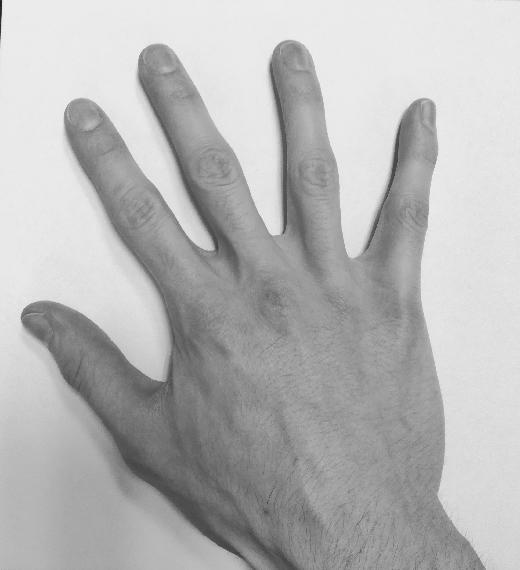
#> input picture TP1_ImageRegistration/Source.jpg, 520 x 570 px
$ jupyter execute TP-ImageRegistration-Images-VERIER-Antoine.ipynb
#> lines starting #> are read from the running program, lines starting #| are printed output that depends on the picture
## Image registration

**Deadline**: Upload this notebook (rename it as 'TP-ImageRegistration-Images-YOUR-SURNAME.ipynb') to E-Campus before the deadline (see E-campus for the exact timing).

**Goal**: The goal of this notebook is to implement the algorithms seen today for pixel-based image registration. Please complete the code where you see **XXXXXXXXXXXXXX**

You will first take two pictures of your right hand into two different positions. Please keep the same topology, ie do not bend or stick together two fingers for instance.

If you can't take the pictures, you can use two pictures of my hand (see below).

[cell 1]
if 'google.colab' in str(get_ipython()):
  from google_drive_downloader import GoogleDriveDownloader as gdd
  gdd.download_file_from_google_drive(file_id='1XpgGRo839pBwIhb6h77xoG-NtHEg2DVd',
  dest_path='./Source.jpg')

  from google_drive_downloader import GoogleDriveDownloader as gdd
  gdd.download_file_from_google_drive(file_id='12FKfLjKreAksI3rEcDx4_oEn3qjAzEua',
  dest_path='./Target.jpg')
else:
  print('You are not using Colab. Please define working_dir with the absolute path to the folder where you downloaded the data')

# Please modify working_dir only if you are using your Anaconda (and not Google Colab)
# You should write the absolute path of your working directory with the data
workingDir='./'

We will use the skimage library to read and resize images, you can of course use others (openCV, pillow, scipy, etc.)

[cell 2]
from skimage.io import imread
from skimage.transform import resize

import matplotlib.pyplot as plt
from numpy import linalg as LA
import numpy as np
import scipy.ndimage

The first thing to do is to create a function that creates the transformation matrix T. Please complete the following function following the rules explained in the header of the function.

[cell 3]
def Tmatrix(scale=(1,1), rotationAngle=0, shearAngles=(0,0),translation=(0,0),elation=(0,0),reflection=(False,False)):
    '''
    Transformation matrix defined as the composition of 6 possible geometric
    transformations: Reflection (Re), Rotation (R), Scaling (S), Shear (Sh),
    Translation (T) and Elation (E).
    For the linear transformation part, we assume this composition:
        A = Re * R * S * Sh

    Inputs:
            scale: is a tuple with sx and sy (two scalar values)
            rotationAngle: is an angle in degrees (scalar value)
            shearAngles: is a tuple with the two shear angles in degrees (scalar value)
            translation: is a tuple with tx and ty (scalar values)
            elation: is a tuple containing the elation part (scalar values)
            reflection: is a tuple of Boolean values indicating wheter to reflect with respect to x and y axis

    Output:
            T: the 3x3 transformation matrix (homogeneous coordinates)
    '''

    if len(scale) != 2:
        raise ValueError("scale should be a tuple of length 2")
    if len(shearAngles)!= 2:
        raise ValueError("shearAngles should be a tuple of length 2")
    if len(translation)!= 2:
        raise ValueError("translation should be a tuple of length 2")
    if len(elation)!= 2:
        raise ValueError("elation should be a tuple of length 2")
    if len(reflection)!= 2:
        raise ValueError("reflection should be a tuple of length 2")
    if type(reflection[0])!= bool or type(reflection[1]) != bool:
        raise ValueError("reflection should contain two boolean values")
    if np.ndim(rotationAngle) != 0:
        raise ValueError("rotationAngle should be a scalar")

    # transform angles from degrees to radians
    radian = np.radians(rotationAngle)
    radian_shear = np.radians(shearAngles)


    # compute T
    S = np.array([[scale[0], 0],[0, scale[1]]])
    R = np.array([[np.cos(radian), -np.sin(radian)], [np.sin(radian), np.cos(radian)]])
    Re = np.array([[-1 if reflection[0] else 1, 0], [0, -1 if reflection[1] else 1]])
    Sh = np.array([[1, np.tan(radian_shear[0])], [np.tan(radian_shear[1]), 1]])
    Tprime = np.dot(Re, np.dot(R,np.dot(S,Sh)))
    T = np.array([[Tprime[0][0], Tprime[0][1],translation[0]], [Tprime[1][0], Tprime[1][1],translation[1]], [elation[0], elation[1], 1]])

    return T

Test here, your function.

[cell 4]
## Define Transformation
T=Tmatrix(scale=(1,1), rotationAngle=0, shearAngles=(0,0),translation=(0,0),elation=(0,0),reflection=(True,False))

print(T)

[cell 5]
ones = np.ones((2,1))

test1 = np.array([[1,2],[2,3]])
test1 = np.transpose(test1)
print(test1)
u = test1[:,0]/test1[:,1]
print(u)

Next, we need to create a function that apply the previously created transformation matrix. We will need to apply it either to 2D points, seen as a [Nx2] numpy array where N is the number of points, or to image coordinates, modeled as a [2xNxM] Numpy array where N and M are the number of rows and columns of the image respectively.

[cell 6]
def applyTransformation(T, points=None, coords=None):
    '''
    Apply geometric transformation to points or image coordinates.
    Transformation is defined by a 3x3 matrix

    Inputs:
        points: Nx2 Numpy array of points (on a n points et chaque point à 2 coordonnées)
        coordinates: 2xNxM Numpy array of image coordinates (image)
        T: 3x3 matrix trasformation

    Output:
        pm: Nx2 points after transformation
        cm: 2xNxM image coordinates after transformation
    '''
    if points is None and coords is None:
        raise ValueError("Error ! You should provide points and/or coords")

    if points is not None:
        N,d = points.shape
        if d != 2 and N==2:
            print('WARNING ! points should be an array of dimension Nx2'+
                  ' Transposing the array')
            points=points.T
            N,d = points.shape

        if d != 2:
            raise ValueError("Error ! Function works only with 2D points")

        # Transform points into homogeneous coordinates (adding one...)
        ones = np.ones((N,1))

        points_homogeneous = np.transpose(np.concatenate((points,ones), axis=1))
        # Apply transformation
        points_transformated = np.dot(T,points_homogeneous)
        # If homography, ...
        u = points_transformated[0,:]/points_transformated[2:,]
        v = points_transformated[1,:]/points_transformated[2:,]
        pm= np.transpose(np.array([u[0],v[0]]))


    else:
        pm=None

    if coords is not None:
        d,N,M = coords.shape

        if d != 2:
            raise ValueError("Error ! Function works only with 2D coordinates")

        p = coords.reshape((2,N*M)).T
        # reshape coordinates as list of points
        # Transform points into homogeneous coordinates (adding one...)

        ones = np.ones((N*M,1))
        coords_homogeneous = np.transpose(np.concatenate((p,ones), axis = 1))

        # Apply transformation
        coords_transformated = np.dot(T, coords_homogeneous)
        # If homography, ...
        u_coord = coords_transformated[0,:]/coords_transformated[2,:]
        v_coord = coords_transformated[1,:]/coords_transformated[2,:]

        pm= np.array([u_coord,v_coord])
        cm = pm.reshape((2,N,M))

    else:
        cm =None

    return pm,cm

[cell 7]
test1 = np.array([[1,2],[2,3]])
T=Tmatrix(scale=(1,1), rotationAngle=1, shearAngles=(0,0),translation=(0,0),elation=(0,0),reflection=(False,False))

## Apply trasformation
moved = applyTransformation(T, points=test1)
print(moved)

Now, we can test the two functions on some data-sets of 2D points. To keep things simple, you will create two data-sets of points.

In the first one, the points will draw an ellipse (ie uniform sampling on an ellipse).
In the secon data-set, the points will draw a square (ie uniform sampling on a square).

You will then try several (at least five) different trasformations and check if your code works well.

[cell 8]
# Ellipse
theta = np.deg2rad(np.arange(0.0, 360.0, 1.0))
x = 1*np.cos(theta)
y = 0.5*np.sin(theta)
points=np.array([x, y]).T

## Define Transformation
T=Tmatrix(scale=(2,2), rotationAngle=40, shearAngles=(0,0),translation=(0,0),elation=(0,0),reflection=(False,False))

## Apply trasformation
moved = applyTransformation(T, points=points)[0]

fig = plt.figure(figsize=(20, 8))
ax1 = plt.subplot(1, 3, 1)
ax2 = plt.subplot(1, 3, 2)
ax1.scatter(points[:,0],points[:,1])
ax2.scatter(moved[:,0],moved[:,1])

minimum = np.min((ax1.get_xlim(),ax1.get_ylim(),ax2.get_xlim(),ax2.get_ylim()))
maximum = np.max((ax1.get_xlim(),ax1.get_ylim(),ax2.get_xlim(),ax2.get_ylim()))

ax1.set_xlim(minimum*1.2,maximum*1.2)
ax1.set_ylim(minimum*1.2,maximum*1.2)
ax2.set_xlim(minimum*1.2,maximum*1.2)
ax2.set_ylim(minimum*1.2,maximum*1.2)

fig.tight_layout()
plt.show()
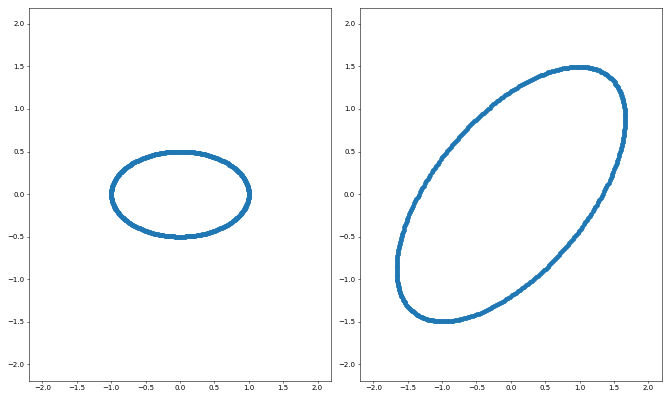
#> figure drawn by matplotlib, 2 panels

[cell 9]
# Square
a = 20
x1 = np.linspace(-a/2,a/2,300)
y1 = np.linspace(-a/2,-a/2,300)

x2 = np.linspace(-a/2,a/2,300)
y2 = np.linspace(a/2,a/2,300)

x3 = np.linspace(-a/2,-a/2,300)
y3 = np.linspace(-a/2,a/2,300)

x4 = np.linspace(a/2,a/2,300)
y4 = np.linspace(-a/2,a/2,300)

x = np.concatenate((x1,x2,x3,x4))
y = np.concatenate((y1,y2,y3,y4))
points=np.array([x,y]).T

## Define Transformation
T=Tmatrix(scale=(1,1), rotationAngle=45, shearAngles=(0,0),translation=(0,0),elation=(0,0),reflection=(False,False))

## Apply trasformation
moved = applyTransformation(T, points=points)[0]

fig = plt.figure(figsize=(20, 8))
ax1 = plt.subplot(1, 3, 1)
ax2 = plt.subplot(1, 3, 2)
ax1.scatter(points[:,0],points[:,1])
ax2.scatter(moved[:,0],moved[:,1])

minimum = np.min((ax1.get_xlim(),ax1.get_ylim(),ax2.get_xlim(),ax2.get_ylim()))
maximum = np.max((ax1.get_xlim(),ax1.get_ylim(),ax2.get_xlim(),ax2.get_ylim()))

ax1.set_xlim(minimum*1.2,maximum*1.2)
ax1.set_ylim(minimum*1.2,maximum*1.2)
ax2.set_xlim(minimum*1.2,maximum*1.2)
ax2.set_ylim(minimum*1.2,maximum*1.2)

fig.tight_layout()
plt.show()
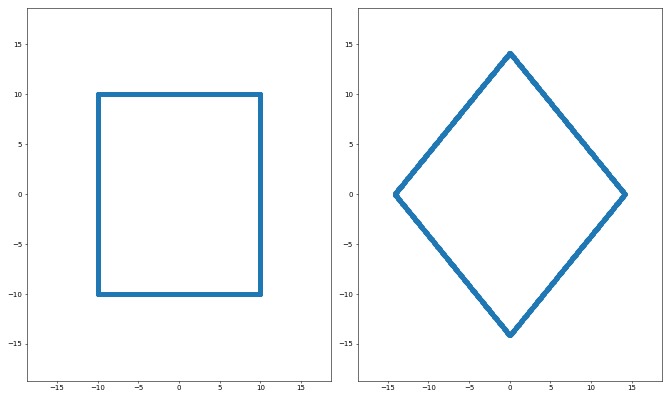
#> figure drawn by matplotlib, 2 panels

Now, we can finally move to images. Here, you can load and plot the two images of your (or mine) right hand. Pixel intensities are normalized in order to be float between 0 and 1.

[cell 10]
SourceIm = imread(workingDir + 'Source.jpg', as_gray=True)
#> SourceIm is the input picture: shape (570, 520); min 29, max 255, mean 181.6
SourceImNorm=(SourceIm - np.amin(SourceIm)) / (np.amax(SourceIm) - np.amin(SourceIm))
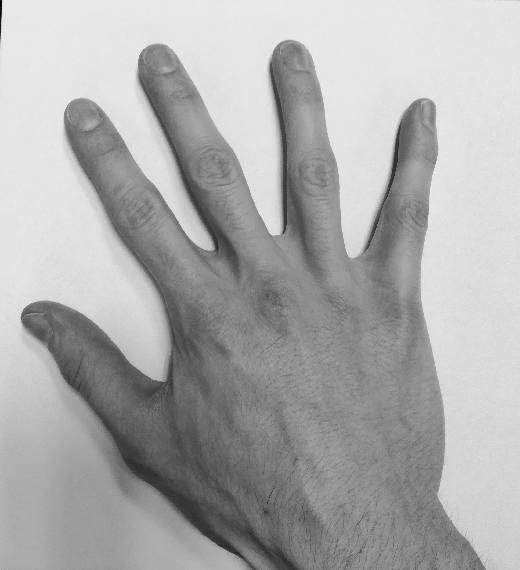
#> SourceImNorm: shape (570, 520) float64; min 0, max 1, mean 0.675
TargetIm = imread(workingDir + 'Target.jpg', as_gray=True)
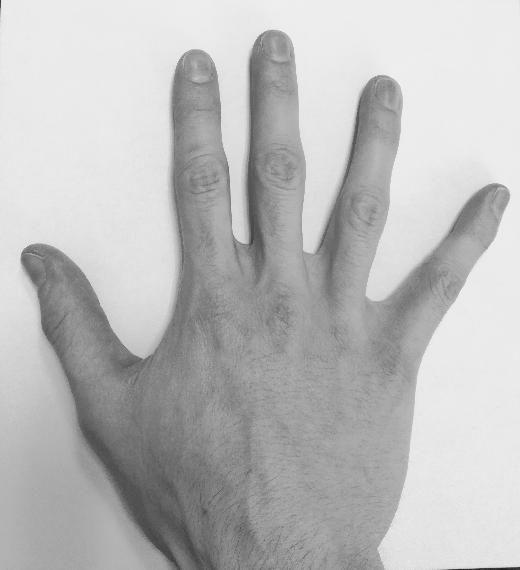
#> input picture TP1_ImageRegistration/Target.jpg, 520 x 570 px
#> TargetIm is the input picture: shape (570, 520); min 29, max 250, mean 187.2
TargetImNorm=(TargetIm - np.amin(TargetIm)) / (np.amax(TargetIm) - np.amin(TargetIm))

fig = plt.figure(figsize=(10, 10))
ax1 = plt.subplot(1, 2, 1)
ax2 = plt.subplot(1, 2, 2)
ax1.imshow(SourceImNorm, cmap='gray')
ax1.set_title('Source image')
ax2.imshow(TargetImNorm, cmap='gray')
ax2.set_title('Target image')
plt.show()

In the following function, you will code the forward warping technique with point splatting.

Theoretically, an image could be associated with a coordinate chart giving the real-world coordinates of each pixel. However, the problem becomes more difficult and in many applications we do not actually have this coordinate chart. Here, you will simply consider the coordinate of a pixel as its row and column position.

In the forward warping, as seen during the lecture of this morning, the coordinates of a pixel of a source image $I$ might not be warped exactly onto the output grid. When it falls within the grid, but not on the grid, we assign (ie splat) the pixel intensity of $I$ to the four neighbour 'corners' of the output grid.

These contributions must be weighted and for this reason a typical solution is to create an 'accumulator'. This is an array of the same size of the output grid which quantifies the number of contributions that each corner of the output grid has received. By simply dividing by the number of contributions (output grid ./ accumulator), we obtain at each corner of the output grid an averaged estimate of the intensity of the transformed image.

[cell 11]
def ForwardWarping(I,T,coords=None,outputShape=None):
    '''
    Apply forward warping to an image I based on a transformation T.
    Transformation is defined by a 3x3 matrix T

    Inputs:
        I: image to transform
        T: 3x3 matrix trasformation
        coords: coordinates of the image. If None, the coordinates of a pixel
                are automatically its row and column position
        outputShape: defines the shape of the transformed image.
                     It can be 'None', same shape as the input image I or 'BB',
                     bounding box of the transformed image I_T,  or a tuple/numpy
                     array with 4 elements (min x, max x, min y, max y)

    Output:
        J: transformed image
    '''
    count = 0
    if coords is None:
      coords = np.mgrid[0:I.shape[0], 0:I.shape[1]] # coordinates of the image I
      cm = applyTransformation(T,coords=coords)[1]
      if outputShape is None:
          outputShape=(0,I.shape[0],0,I.shape[1])

      elif outputShape == 'BB':
          #Find extremities bounding box
          bx=int(np.floor(np.min(cm[0,:,:])))
          ux=int(np.ceil(np.max(cm[0,:,:])))
          by=int(np.floor(np.min(cm[1,:,:])))
          uy=int(np.ceil(np.max(cm[1,:,:])))
          outputShape=(bx,ux,by,uy)

      elif isinstance(outputShape, tuple):
          if len(outputShape) != 4:
              raise ValueError("Error ! outputShape should be of length 4")

      elif isinstance(outputShape, np.ndarray):
          if len(outputShape) != 4:
              raise ValueError("Error ! outputShape should be of length 4")
      else:
          raise ValueError("Error ! outputShape should be None, 'BB' or a tuple/numpy array with 4 elements")

      print("outputShape", outputShape)
      J= np.zeros((outputShape[1]-outputShape[0]  , outputShape[3]-outputShape[2] )) # transformed image
      acc = np.zeros((outputShape[1]-outputShape[0] , outputShape[3]-outputShape[2] ))
      for i in range(I.shape[0]):
          for j in range(I.shape[1]):
              # transformed coordinate of a pixel
              p=cm[:,i,j]
              x=p[0]
              y=p[1]
              # Check if point is inside outputShape
              if x >= outputShape[0] and x < outputShape[1] - 1 and y >= outputShape[2] and y < outputShape[3] -1:
                  count += 1
                  # translate if necessary, since output image will start from (0,0)
                  # it basically shifts transformed points in the positive quadrant
                  #print("x and floor x", x, np.floor(x))
                  if outputShape[0]<0:
                      x=x+abs(outputShape[0])

                  if outputShape[2]<0:
                      y=y+abs(outputShape[2])
                  xi = int(np.floor(x))
                  yi = int(np.floor(y))
                  # Look for the four corners
                  bl=( xi + 1, yi ) # bottom left
                  br=( xi + 1, yi + 1 ) # bottom right
                  ul=( xi, yi  ) # up left
                  ur=( xi , yi +1 ) # up right
                  J[bl] += I[i,j]
                  J[br] += I[i,j]
                  J[ul] += I[i,j]
                  J[ur] += I[i,j]

                  acc[bl] += 1
                  acc[br] += 1
                  acc[ul] += 1
                  acc[ur] += 1


      acc[acc==0]=1
      J=np.divide(J,acc)
    else:
        raise ValueError("Error ! Still not implemented")

    return J

Let's test your implementation of the forward warping with the right hand image. Test with at least 5 different transformation matrices (try different configurations).

[cell 12]
# Resize image (to make it faster...)
X= resize(SourceImNorm, (250,250), anti_aliasing=True)
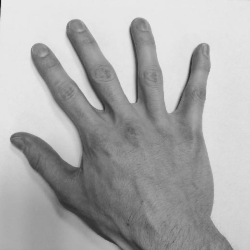
#> X: shape (250, 250) float64; min 0.0932, max 0.922, mean 0.675
T=Tmatrix(scale=(1,1), rotationAngle=0, shearAngles=(45,37),translation=(0,0),elation=(0,0),reflection=(False,False))
print('The transformation matrix T is:\n', T)

Xmf=ForwardWarping(X,T,outputShape=None)
#| outputShape (0, 250, 0, 250)
#> after the loop in ForwardWarping, `for i in range(I.shape[0]):`:
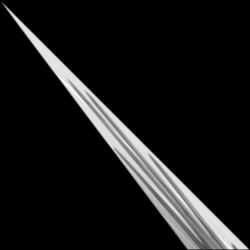
#> J: shape (250, 250) float64; min 0, max 16.26, mean 1.46; drawn with min black and max white
#> after the loop in ForwardWarping, `for i in range(I.shape[0]):`:
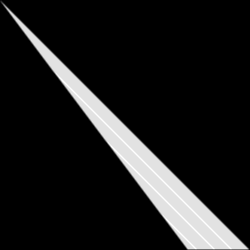
#> acc: shape (250, 250) float64; min 0, max 18, mean 1.99; drawn with min black and max white
#> after the loop in ForwardWarping, `for i in range(I.shape[0]):`: bl = (249, 186); br = (249, 187); count = 31125; ul = (248, 186); ur = (248, 187); xi = 248; yi = 186
#> in ForwardWarping, `J=np.divide(J,acc)`:
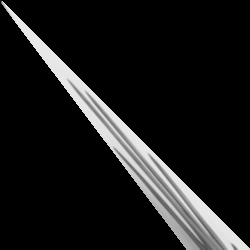
#> J: shape (250, 250) float64; min 0, max 0.922, mean 0.101

fig = plt.figure(figsize=(15, 15))
ax1 = plt.subplot(1, 2, 1)
ax2 = plt.subplot(1, 2, 2)
ax1.imshow(X, cmap='gray')
ax1.set_title('Source image')
ax2.imshow(Xmf, cmap='gray')
ax2.set_title('Forward warped image')
plt.show()
print('Jshape', Xmf.shape)
#| Jshape (250, 250)

Now, we can implement the Inverse Warping (what is usually used as seen this morning).

As before, you will not use external coordinates, the coordinates of a pixel will be its row and column position.

For the interpolation step, you will implement and use the nearest neighbour tehcnique but you can implement and use otherw (e.g. bilinear, cubic, etc.) if you wish.

[cell 13]
np.round(3.2)
np.round(3.6)

[cell 14]
def nearestNeighboutInterp(pM,I,coords=None):
    '''
    Nearest Neighbout interpolation

    Inputs:
        pM: 2D point defining the coordinates to interpolate
        I: image used for interpolation
        coords: coordinates of the image. If None, the coordinates of a pixel
                are automatically its row and column position

    Output:
        value: interpolated value at pM
    '''

    if coords is None:
        # row and column of pM
        r = pM[0]
        c = pM[1]
        # check if r and c are within the domain of I (I.shape)
        if r >= 0 and r < I.shape[0] - 1  and c >= 0 and c < I.shape[1] - 1 :
                value = I[int(np.round(r)), int(np.round(c))]
        else:
            value=0

    else:
        raise ValueError("Error ! Still not implemented")
        value=0

    return value

def InverseWarping(I,T,coords=None,outputShape=None):
    '''
    Apply inverse warping to an image I based on a transformation T.
    Transformation is defined by a 3x3 matrix

    Inputs:
        I: image to transform
        T: 3x3 matrix trasformation
        coords: coordinates of the image. If None, the coordinates of a pixel
                are automatically its row and column position
        outputShape: defines the shape of the transformed image.
                     It can be 'None', same shape as the input image I or 'BB',
                     bounding box of the transformed image I_T,  or a tuple/numpy
                     array with 4 elements (min x, max x, min y, max y)


    Output:
        J: transformed image
    '''

    if coords is None:

        if outputShape is None:
            outputShape=(0,I.shape[0],0,I.shape[1])

        elif outputShape == 'BB':
            coords = np.mgrid[0:I.shape[0], 0:I.shape[1]] # coordinates
            cm = applyTransformation(T,coords=coords)[1]
            #Find extremities bounding box
            bx=int(np.floor(np.min(cm[0,:,:])))
            ux=int(np.ceil(np.max(cm[0,:,:])))
            by=int(np.floor(np.min(cm[1,:,:])))
            uy=int(np.ceil(np.max(cm[1,:,:])))
            outputShape=(bx,ux,by,uy)

        elif isinstance(outputShape, tuple):
            if len(outputShape) != 4:
                raise ValueError("Error ! outputShape should be of length 4")

        elif isinstance(outputShape, np.ndarray):
            if len(outputShape) != 4:
                raise ValueError("Error ! outputShape should be of length 4")
        else:
            raise ValueError("Error ! outputShape should be None, 'BB' or a tuple/numpy array with 4 elements")

        l = outputShape[1]-outputShape[0]+1
        c = outputShape[3]-outputShape[2]+1
        J= np.zeros((l, c)) # transformed image # transformed image

        for i in range(outputShape[0], outputShape[1] + 1):
            for j in range(outputShape[2], outputShape[3] + 1):

                p= np.array([[i, j,1]]).T # coordinate of a pixel to transform

                pM = np.dot(LA.inv(T),p) # transformed coordinate
                if pM[-1] != 0:

                  pM = pM[:2]/pM[-1]    # normalization in case of homography

                  # shifting since the first pixel will be in (0,0) in the output image
                  if outputShape[0]<0:
                      x=i+abs(outputShape[0])
                  else:
                      x=i
                  if outputShape[2]<0:
                      y=j+abs(outputShape[2])
                  else:
                      y=j

                  J[x,y]=nearestNeighboutInterp(pM,I)


    else:
        raise ValueError("Error ! Still not implemented")

    return J

Let's test the inverse warping and compare it with the implementation of scipy. Test with at least 5 different transformation matrices (try different onfigurations).
Be careful, the implementation of scipy works only with affine transformations.
You can use other implementations from opencv or skimage (even for the projective transformations) if you want.

[cell 15]
T=Tmatrix(scale=(1,1), rotationAngle=30, shearAngles=(45,0),translation=(0,0),elation=(0,0),reflection=(False,False))
print('The transformation matrix T is:\n', T)

Xmi=InverseWarping(X,T,outputShape=None)
#> the loop in InverseWarping, `for i in range(outputShape[0], outputShape[1] + 1):` made 251 passes
#> after the loop in InverseWarping, `for i in range(outputShape[0], outputShape[1] + 1):`:
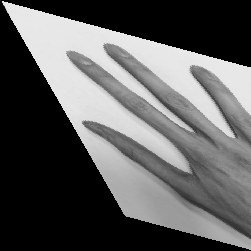
#> J: shape (251, 251) float64; min 0, max 0.922, mean 0.364
fig = plt.figure(figsize=(15, 15))
ax1 = plt.subplot(1, 2, 1)
ax2 = plt.subplot(1, 2, 2)
ax1.imshow(X, cmap='gray')
ax1.set_title('Source image')
ax2.imshow(Xmi, cmap='gray')
ax2.set_title('Inverse warped image')
plt.show()

print("J inverseWrapping", Xmi.shape)
#| J inverseWrapping (251, 251)

# Only for affine transformations
if T[2,0] ==0 and T[2,1] ==0:
  J=scipy.ndimage.affine_transform(X, LA.inv(T),order=0)
#> J: shape (250, 250) float64
  fig = plt.figure(figsize=(15, 15))
  ax1 = plt.subplot(1, 2, 1)
  ax2 = plt.subplot(1, 2, 2)
  ax1.imshow(X, cmap='gray')
  ax1.set_title('Source image')
  ax2.imshow(J, cmap='gray')
  ax2.set_title('Scipy transformed image')
  plt.show()
